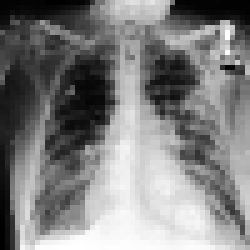
#> input picture data/processed/train/true/1234.png, 50 x 50 px (shown 5 times larger); its folder holds only this picture in this run
$ jupyter execute --allow-errors 02_Limpieza.ipynb
#> lines starting #> are read from the running program, lines starting #| are printed output that depends on the picture
# **Limpieza de Datos** 🫀

[cell 1]
# Librerías
import cv2 as cv
import pandas as pd
import numpy as np
from imutils import paths
import os
import cv2 as cv
import matplotlib.pyplot as plt
import seaborn as sns
from matplotlib.image import imread

[cell 2]
#Data
img_paths_train1= list(paths.list_images('../data/train/true'))
img_paths_train0= list(paths.list_images('../data/train/false'))
img_paths_test1= list(paths.list_images('../data/test/true'))
img_paths_test0= list(paths.list_images('../data/test/false'))

[cell 3]
#Crear etiquetas
train_imgs = img_paths_train1 + img_paths_train0
train_labels = [1] * len(img_paths_train1) + [0] * len(img_paths_train0)

test_imgs = img_paths_test1 + img_paths_test0
test_labels = [1] * len(img_paths_test1) + [0] * len(img_paths_test0)

[cell 4]
#Crear DataFrames
train_df = pd.DataFrame({
    'image_name': train_imgs,
    'label': train_labels
})

test_df = pd.DataFrame({
    'image_name': test_imgs,
    'label': test_labels
})

[cell 5]
# Función para cargar y preprocesar imágenes
def limpiar_img(img_path):
    img = cv.imread(img_path, cv.IMREAD_GRAYSCALE)  #pasar a escala de grises
    img = cv.resize(img, (50, 50))
    img = img.astype(np.uint8)  #tipo uint8, para almacenar los grises
    img = cv.equalizeHist(img)  #ajuste de contraste
    img = np.expand_dims(img, axis=-1)  #expandir dimensiones para que sea compatible con CNN
    img = img / 255.0  #para que los grises sean de 0 a 1, normalizacion de colores
    return img

[cell 6]
#Guardar en carpeta /data/processed

pro_dir = '../data/processed'

#Estructura de directorios
for split in ['train', 'test']:
    for label in ['false', 'true']:
        os.makedirs(os.path.join(pro_dir, split, label), exist_ok=True)

#Función para guardar las imgs en carpeta
def procesar_y_guardar_imagenes(df, split):
    for index, row in df.iterrows():
        img_path = row['image_name']
        label = 'true' if row['label'] == 1 else 'false'
        img = limpiar_img(img_path)
        #Path para guardar
        filename = os.path.basename(img_path)
        pro_img_path = os.path.join(pro_dir, split, label, filename)
        cv.imwrite(pro_img_path, (img * 255).astype(np.uint8))  ######CHEQUEA SI IGUAL SE PUEDE USAR


procesar_y_guardar_imagenes(train_df, 'train')
#> in limpiar_img, img is the input picture: shape (50, 50); min 0, max 255, mean 127.8
procesar_y_guardar_imagenes(test_df, 'test')

## EDA

#> (a cell that did not finish here is left out)

[cell 8]
#Validar que hay misma cantidad de casos positivos que negativos en el Train
print('Distribución de datos en Train🫀:\n', train_df['label'].value_counts(normalize= True), '\n')


#Validar que hay misma cantidad de casos positivos que negativos en el Test
print('Distribución de datos en Test🫀:\n',test_df['label'].value_counts(normalize =  True))

[cell 9]
#Distribución en gráficas

sns.barplot(x = train_df['label'].value_counts(normalize= True).index, y = train_df['label'].value_counts(normalize= True).values)
plt.title('Distribucíon de labels en TRAIN')
plt.xlabel('Labels')
plt.ylabel('Proporción')
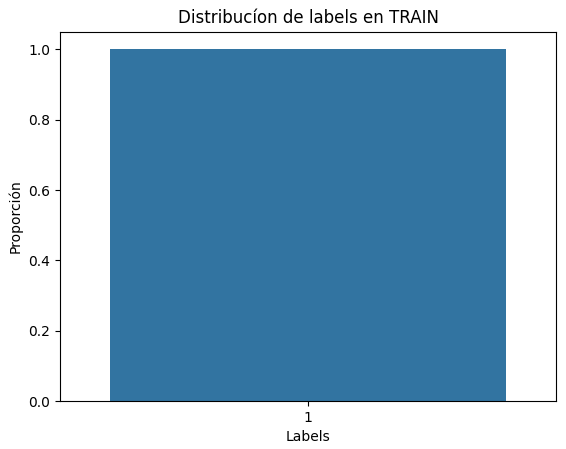
#> figure drawn by matplotlib, 1 panel

[cell 10]
sns.barplot(x = test_df['label'].value_counts(normalize= True).index, y = test_df['label'].value_counts(normalize= True).values)
plt.title('Distribucíon de labels en TEST')
plt.xlabel('Labels')
plt.ylabel('Proporción')
